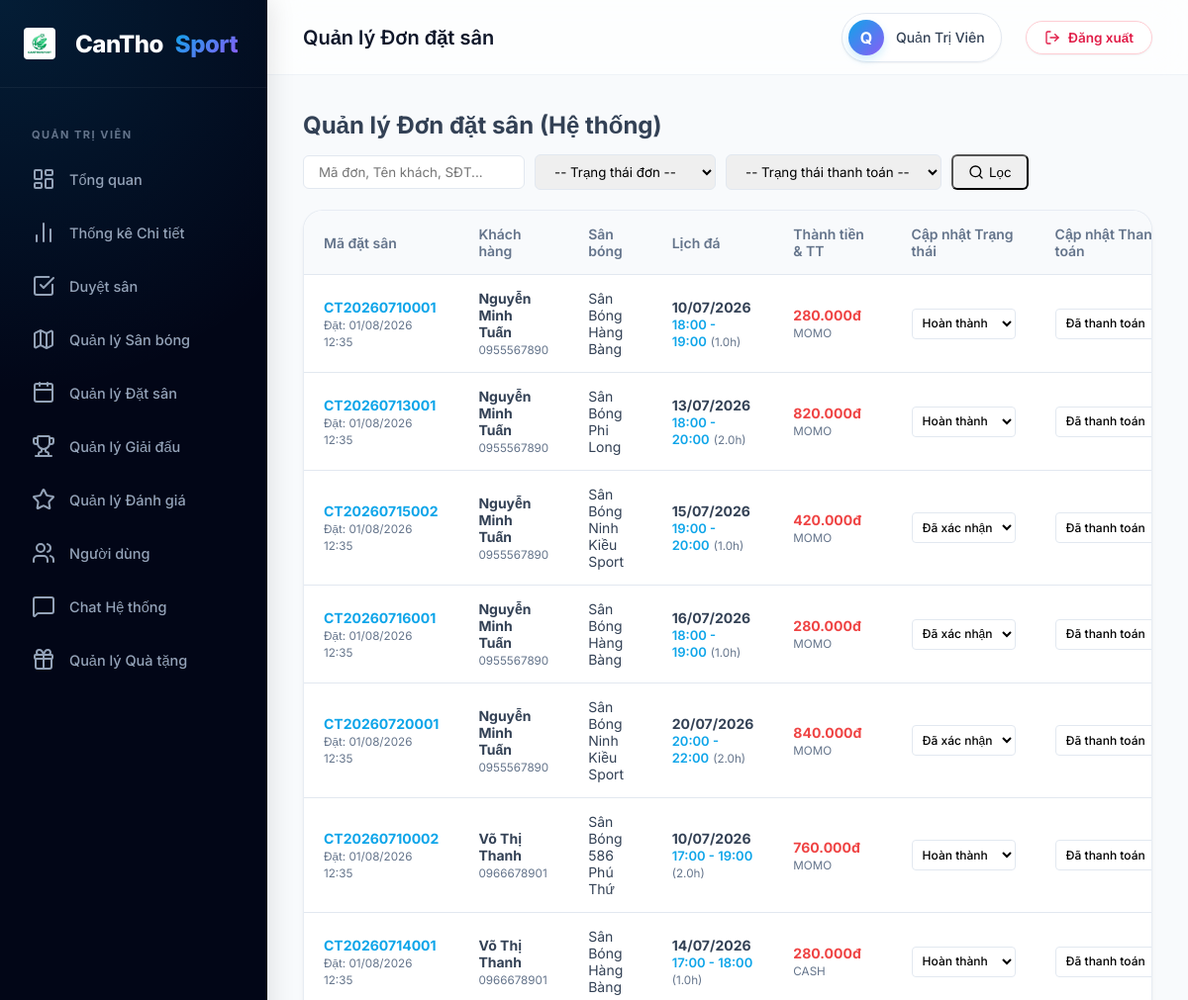
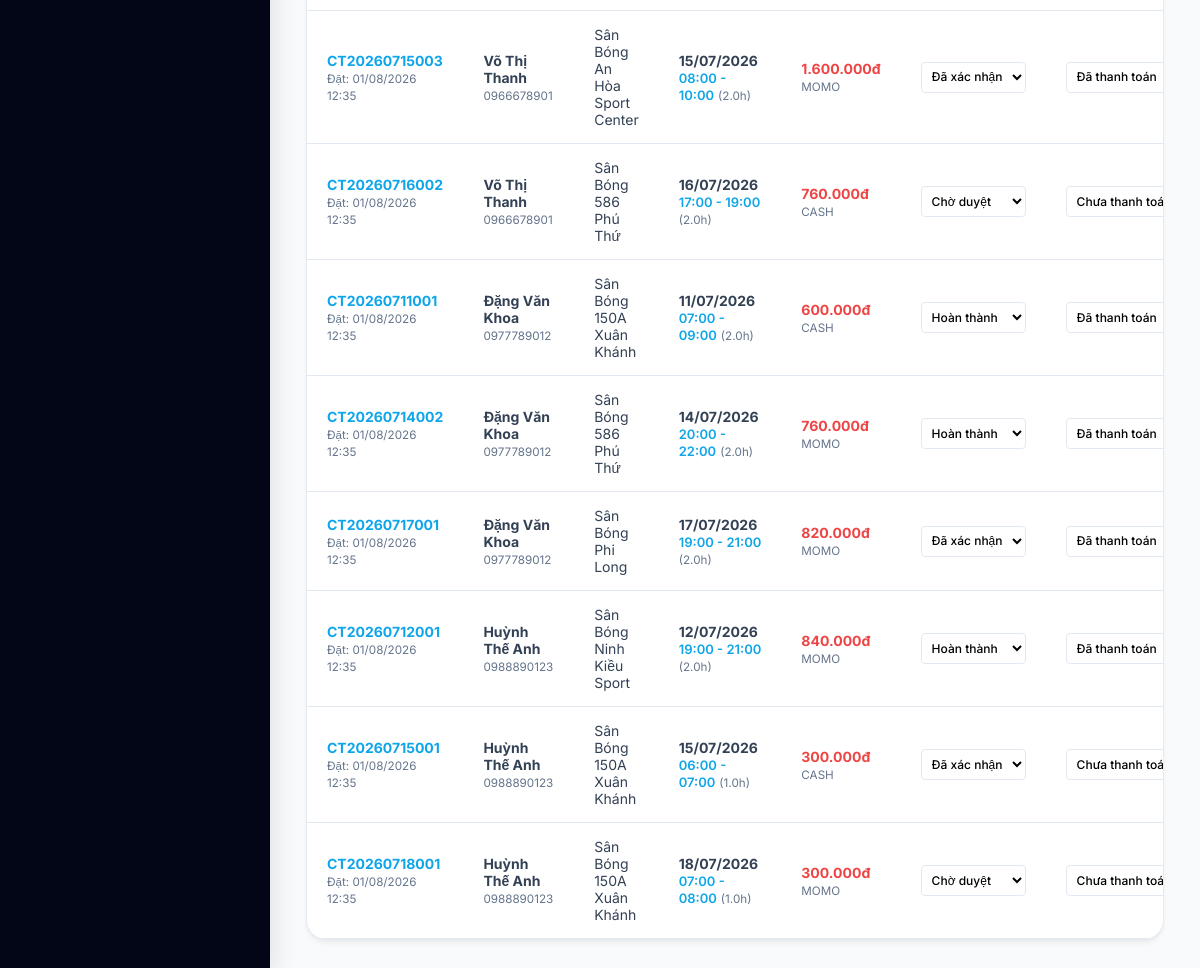
The app's page /admin/bookings.php (signed in) with its own data (2 pictures, top to bottom).
### tables this page shows
CREATE TABLE `bookings` (
  `id`           INT(11)       NOT NULL AUTO_INCREMENT,
  `booking_code` VARCHAR(20)   NOT NULL  COMMENT 'Mã đặt sân VD: CT20260715001',
  `field_id`     INT(11)       NOT NULL,
  `user_id`      INT(11)       NOT NULL,
  `booking_date` DATE          NOT NULL,
  `start_time`   TIME          NOT NULL,
  `end_time`     TIME          NOT NULL,
  `duration`     DECIMAL(3,1)  NOT NULL DEFAULT 1 COMMENT 'Số giờ',
  `total_price`  DECIMAL(12,0) NOT NULL,
  `status`       ENUM('pending','confirmed','cancelled','completed','no_show') NOT NULL DEFAULT 'pending',
  `payment_method` ENUM('cash','momo','bank','vnpay') NOT NULL DEFAULT 'cash',
  `payment_status` ENUM('unpaid','paid','refunded') NOT NULL DEFAULT 'unpaid',
  `points_used`     INT(11)      NOT NULL DEFAULT 0  COMMENT 'Số điểm tích lũy đã dùng',
  `discount_amount` DECIMAL(12,0) NOT NULL DEFAULT 0 COMMENT 'Số tiền được giảm từ điểm tích lũy',
  `points_earned`   INT(11)      NOT NULL DEFAULT 0  COMMENT 'Số điểm tích lũy nhận được',
  `note`         TEXT          DEFAULT NULL,
  `qr_code`      VARCHAR(255)  DEFAULT NULL  COMMENT 'Mã QR check-in',
  `cancelled_at` DATETIME      DEFAULT NULL,
  `cancel_reason` VARCHAR(255) DEFAULT NULL,
  `created_at`   TIMESTAMP     NOT NULL DEFAULT CURRENT_TIMESTAMP,
  `updated_at`   TIMESTAMP     NOT NULL DEFAULT CURRENT_TIMESTAMP ON UPDATE CURRENT_TIMESTAMP,
  PRIMARY KEY (`id`),
  UNIQUE KEY `uq_booking_code` (`booking_code`),
  KEY `idx_field_date` (`field_id`, `booking_date`),
  KEY `idx_user`       (`user_id`),
  KEY `idx_status`     (`status`),
  CONSTRAINT `fk_booking_field` FOREIGN KEY (`field_id`) REFERENCES `fields` (`id`),
  CONSTRAINT `fk_booking_user`  FOREIGN KEY (`user_id`)  REFERENCES `users`  (`id`)
);

CREATE TABLE `users` (
  `id`            INT(11)      NOT NULL AUTO_INCREMENT,
  `full_name`     VARCHAR(100) NOT NULL,
  `email`         VARCHAR(100) NOT NULL,
  `google_id`     VARCHAR(255) DEFAULT NULL,
  `facebook_id`   VARCHAR(255) DEFAULT NULL,
  `phone`         VARCHAR(15)  NOT NULL,
  `password_hash` VARCHAR(255) DEFAULT NULL,
  `role`          ENUM('customer','owner','admin') NOT NULL DEFAULT 'customer',
  `avatar`        VARCHAR(255) DEFAULT 'default-avatar.png',
  `address`       VARCHAR(255) DEFAULT NULL,
  `lat`           DECIMAL(10,8) DEFAULT NULL  COMMENT 'Vĩ độ địa chỉ nhà',
  `lng`           DECIMAL(11,8) DEFAULT NULL  COMMENT 'Kinh độ địa chỉ nhà',
  `is_active`     TINYINT(1)   NOT NULL DEFAULT 1,
  `email_verified` TINYINT(1)  NOT NULL DEFAULT 0,
  `points`         INT(11)      NOT NULL DEFAULT 0 COMMENT 'Điểm tích lũy tích được',
  `last_online`   DATETIME     DEFAULT NULL,
  `created_at`    TIMESTAMP    NOT NULL DEFAULT CURRENT_TIMESTAMP,
  `updated_at`    TIMESTAMP    NOT NULL DEFAULT CURRENT_TIMESTAMP ON UPDATE CURRENT_TIMESTAMP,
  PRIMARY KEY (`id`),
  UNIQUE KEY `uq_email` (`email`),
  UNIQUE KEY `uq_google_id` (`google_id`),
  UNIQUE KEY `uq_phone` (`phone`)
);

CREATE TABLE `fields` (
  `id`              INT(11)      NOT NULL AUTO_INCREMENT,
  `owner_id`        INT(11)      NOT NULL,
  `name`            VARCHAR(150) NOT NULL,
  `slug`            VARCHAR(160) NOT NULL,
  `address`         VARCHAR(255) NOT NULL,
  `district`        VARCHAR(100) NOT NULL  COMMENT 'Quận/Huyện tại Cần Thơ',
  `ward`            VARCHAR(100) DEFAULT NULL COMMENT 'Phường/Xã',
  `lat`             DECIMAL(10,8) NOT NULL  COMMENT 'Vĩ độ GPS',
  `lng`             DECIMAL(11,8) NOT NULL  COMMENT 'Kinh độ GPS',
  `type`            ENUM('5v5','7v7','11v11') NOT NULL DEFAULT '5v5',
  `surface`         ENUM('co_nhan_tao','co_tu_nhien','san_xi_mang') NOT NULL DEFAULT 'co_nhan_tao',
  `price_per_hour`  DECIMAL(10,0) NOT NULL  COMMENT 'Giá thuê/giờ (VNĐ)',
  `price_peak`      DECIMAL(10,0) DEFAULT NULL COMMENT 'Giá giờ cao điểm (17h-21h)',
  `description`     TEXT          DEFAULT NULL,
  `phone`           VARCHAR(15)   DEFAULT NULL,
  `open_time`       TIME          NOT NULL DEFAULT '06:00:00',
  `close_time`      TIME          NOT NULL DEFAULT '22:00:00',
  `has_lighting`    TINYINT(1)    NOT NULL DEFAULT 1  COMMENT 'Có đèn chiếu sáng',
  `has_parking`     TINYINT(1)    NOT NULL DEFAULT 1  COMMENT 'Có bãi đỗ xe',
  `has_shower`      TINYINT(1)    NOT NULL DEFAULT 0  COMMENT 'Có phòng tắm',
  `has_canteen`     TINYINT(1)    NOT NULL DEFAULT 0  COMMENT 'Có căn tin',
  `has_rental`      TINYINT(1)    NOT NULL DEFAULT 0  COMMENT 'Cho thuê dụng cụ',
  `cover_image`     VARCHAR(255)  DEFAULT NULL,
  `status`          ENUM('active','inactive','pending') NOT NULL DEFAULT 'pending',
  `discount_percent` INT(11)     NOT NULL DEFAULT 0  COMMENT 'Mức giảm giá (%)',
  `rating`          DECIMAL(2,1)  NOT NULL DEFAULT 0.0,
  `total_reviews`   INT(11)       NOT NULL DEFAULT 0,
  `total_bookings`  INT(11)       NOT NULL DEFAULT 0,
  `created_at`      TIMESTAMP     NOT NULL DEFAULT CURRENT_TIMESTAMP,
  `updated_at`      TIMESTAMP     NOT NULL DEFAULT CURRENT_TIMESTAMP ON UPDATE CURRENT_TIMESTAMP,
  PRIMARY KEY (`id`),
  UNIQUE KEY `uq_slug` (`slug`),
  KEY `idx_owner`    (`owner_id`),
  KEY `idx_district` (`district`),
  KEY `idx_type`     (`type`),
  KEY `idx_status`   (`status`),
  CONSTRAINT `fk_field_owner` FOREIGN KEY (`owner_id`) REFERENCES `users` (`id`) ON DELETE CASCADE
);

### admin/bookings.php (the view, shortened to what this page needs)
<?php
require_once '../config/db.php';
$search = isset($_GET['search']) ? trim($_GET['search']) : '';
$sql = "
    SELECT b.*, f.name as field_name, u.full_name as customer_name, u.phone as customer_phone
    FROM bookings b
    JOIN fields f ON b.field_id = f.id
    JOIN users u ON b.user_id = u.id
    WHERE 1=1
";
$params = [];
$sql .= " ORDER BY b.created_at DESC";
$stmt = $pdo->prepare($sql);
$stmt->execute($params);
$bookings = $stmt->fetchAll();
include '../includes/dashboard_header.php';
?>
<div>
    <div style="display: flex; justify-content: space-between; align-items: center; margin-bottom: 20px; flex-wrap: wrap; gap: 15px;">
        <h2 style="margin: 0;">Quản lý Đơn đặt sân (Hệ thống)</h2>
        <form method="GET" style="display: flex; gap: 10px; flex-wrap: wrap; align-items: center;">
            <input type="text" name="search" placeholder="Mã đơn, Tên khách, SĐT..." value="<?php echo htmlspecialchars($search); ?>" style="padding: 8px 15px; border-radius: 6px; border: 1px solid var(--border); outline: none; min-width: 220px;">
            <select name="status" onchange="this.form.submit()" style="padding: 8px 15px; border-radius: 6px; border: 1px solid var(--border); outline: none;">
                <option value="">-- Trạng thái đơn --</option>
            </select>
            <select name="payment_status" onchange="this.form.submit()" style="padding: 8px 15px; border-radius: 6px; border: 1px solid var(--border); outline: none;">
                <option value="">-- Trạng thái thanh toán --</option>
            </select>
            <button type="submit" class="btn btn-primary" style="padding: 8px 15px; border-radius: 6px; display: flex; align-items: center; gap: 5px;">
                <i data-lucide="search" style="width: 16px; height: 16px;"></i> Lọc
            </button>
        </form>
    </div>
    <div class="card">
        <div class="card-body" style="padding: 0; overflow-x: auto;">
            <table style="width: 100%; border-collapse: collapse; text-align: left; font-size: 14px;">
                <thead>
                    <tr style="background: #f8fafc; border-bottom: 1px solid var(--border);">
                        <th style="padding: 15px 20px; font-weight: 600; color: var(--text-muted);">Mã đặt sân</th>
                        <th style="padding: 15px 20px; font-weight: 600; color: var(--text-muted);">Khách hàng</th>
                        <th style="padding: 15px 20px; font-weight: 600; color: var(--text-muted);">Sân bóng</th>
                        <th style="padding: 15px 20px; font-weight: 600; color: var(--text-muted);">Lịch đá</th>
                        <th style="padding: 15px 20px; font-weight: 600; color: var(--text-muted);">Thành tiền & TT</th>
                        <th style="padding: 15px 20px; font-weight: 600; color: var(--text-muted);">Cập nhật Trạng thái</th>
                        <th style="padding: 15px 20px; font-weight: 600; color: var(--text-muted);">Cập nhật Thanh toán</th>
                    </tr>
                </thead>
                <tbody>
                    <?php if (count($bookings) > 0): ?>
                        <?php foreach ($bookings as $b): ?>
                            <tr style="border-bottom: 1px solid var(--border);">
                                <td style="padding: 15px 20px;">
                                    <strong style="color: var(--primary);"><?php echo htmlspecialchars($b['booking_code']); ?></strong><br>
                                    <small style="color: var(--text-muted);">Đặt: <?php echo date('d/m/Y H:i', strtotime($b['created_at'])); ?></small>
                                </td>
                                <td style="padding: 15px 20px;">
                                    <strong><?php echo htmlspecialchars($b['customer_name']); ?></strong><br>
                                    <small style="color: var(--text-muted);"><?php echo htmlspecialchars($b['customer_phone']); ?></small>
                                </td>
                                <td style="padding: 15px 20px;">
                                    <?php echo htmlspecialchars($b['field_name']); ?>
                                </td>
                                <td style="padding: 15px 20px;">
                                    <strong><?php echo date('d/m/Y', strtotime($b['booking_date'])); ?></strong><br>
                                    <span style="font-size: 13px; color: var(--primary); font-weight: 600;"><?php echo date('H:i', strtotime($b['start_time'])) . ' - ' . date('H:i', strtotime($b['end_time'])); ?></span>
                                    <small style="color: var(--text-muted);">(<?php echo $b['duration']; ?>h)</small>
                                </td>
                                <td style="padding: 15px 20px;">
                                    <strong style="color: #ef4444;"><?php echo number_format($b['total_price'], 0, ',', '.'); ?>đ</strong><br>
                                    <small style="text-transform: uppercase; color: var(--text-muted);"><?php echo $b['payment_method']; ?></small>
                                </td>
                                <td style="padding: 15px 20px;">
                                    <form method="POST" style="display: flex; gap: 5px; align-items: center;">
                                        <select name="status" onchange="if(checkCancelStatus(this)) this.form.submit(); else this.value='<?php echo $b['status']; ?>';" style="padding: 6px; border-radius: 4px; border: 1px solid var(--border); font-size: 12px; outline: none; background: #fff; font-weight: 500;">
                                            <option value="pending" <?php if($b['status'] === 'pending') echo 'selected'; ?>>Chờ duyệt</option>
                                            <option value="confirmed" <?php if($b['status'] === 'confirmed') echo 'selected'; ?>>Đã xác nhận</option>
                                            <option value="completed" <?php if($b['status'] === 'completed') echo 'selected'; ?>>Hoàn thành</option>
                                        </select>
                                    </form>
                                </td>
                                <td style="padding: 15px 20px;">
                                    <form method="POST" style="display: flex; gap: 5px; align-items: center;">
                                        <select name="payment_status" onchange="this.form.submit()" style="padding: 6px; border-radius: 4px; border: 1px solid var(--border); font-size: 12px; outline: none; background: #fff; font-weight: 500;">
                                            <option value="unpaid" <?php if($b['payment_status'] === 'unpaid') echo 'selected'; ?>>Chưa thanh toán</option>
                                            <option value="paid" <?php if($b['payment_status'] === 'paid') echo 'selected'; ?>>Đã thanh toán</option>
                                        </select>
                                    </form>
                                </td>
                            </tr>
                        <?php endforeach; ?>
                    <?php endif; ?>
                </tbody>
            </table>
        </div>
    </div>
</div>
<?php include '../includes/dashboard_footer.php'; ?>

### includes/dashboard_header.php (style rules this page uses)
:root { --primary: #0ea5e9; --primary-dark: #0284c7; --primary-light: rgba(14, 165, 233, 0.1); --accent: #8b5cf6; --success: #10b981; --warning: #f59e0b; --danger: #ef4444; --dark: #0f172a; --sidebar-bg: #020617; --light: #f8fafc; --border: #e2e8f0; --text: #334155; --text-muted: #64748b; --shadow-sm: 0 1px 2px 0 rgb(0 0 0 / 0.05); --shadow: 0 4px 6px -1px rgb(0 0 0 / 0.05), 0 2px 4px -2px rgb(0 0 0 / 0.05); --shadow-md: 0 10px 15px -3px rgb(0 0 0 / 0.05), 0 4px 6px -4px rgb(0 0 0 / 0.05); --shadow-float: 0 20px 25px -5px rgb(0 0 0 / 0.1), 0 8px 10px -6px rgb(0 0 0 / 0.1); --transition-smooth: all 0.4s cubic-bezier(0.4, 0, 0.2, 1); --transition-fast: all 0.2s cubic-bezier(0.4, 0, 0.2, 1); }
* { margin: 0; padding: 0; box-sizing: border-box; font-family: 'Inter', sans-serif; scroll-behavior: smooth; }
body { background-color: var(--light); color: var(--text); display: flex; min-height: 100vh; -webkit-font-smoothing: antialiased; }
.card, .dash-card { background: white; border-radius: 20px; box-shadow: var(--shadow); border: 1px solid rgba(226,232,240,0.8); transition: var(--transition-smooth); overflow: hidden; }
.card-body, .dash-card-body { padding: 24px; }

### records on screen
bookings: booking_code "CT20260710001", created_at "01/08/2026 12:35", user.full_name "Nguyễn Minh Tuấn", user.phone "0955567890", field.name "Sân Bóng Hàng Bàng", booking_date "10/07/2026", start_time "18:00", end_time "19:00", duration "1.0", total_price "280.000", payment_method "MOMO", status "Hoàn thành", payment_status "Đã thanh toán"
bookings: booking_code "CT20260713001", created_at "01/08/2026 12:35", user.full_name "Nguyễn Minh Tuấn", user.phone "0955567890", field.name "Sân Bóng Phi Long", booking_date "13/07/2026", start_time "18:00", end_time "20:00", duration "2.0", total_price "820.000", payment_method "MOMO", status "Hoàn thành", payment_status "Đã thanh toán"
bookings: booking_code "CT20260715002", created_at "01/08/2026 12:35", user.full_name "Nguyễn Minh Tuấn", user.phone "0955567890", field.name "Sân Bóng Ninh Kiều Sport", booking_date "15/07/2026", start_time "19:00", end_time "20:00", duration "1.0", total_price "420.000", payment_method "MOMO", status "Đã xác nhận", payment_status "Đã thanh toán"
bookings: booking_code "CT20260716001", created_at "01/08/2026 12:35", user.full_name "Nguyễn Minh Tuấn", user.phone "0955567890", field.name "Sân Bóng Hàng Bàng", booking_date "16/07/2026", start_time "18:00", end_time "19:00", duration "1.0", total_price "280.000", payment_method "MOMO", status "Đã xác nhận", payment_status "Đã thanh toán"
bookings: booking_code "CT20260720001", created_at "01/08/2026 12:35", user.full_name "Nguyễn Minh Tuấn", user.phone "0955567890", field.name "Sân Bóng Ninh Kiều Sport", booking_date "20/07/2026", start_time "20:00", end_time "22:00", duration "2.0", total_price "840.000", payment_method "MOMO", status "Đã xác nhận", payment_status "Đã thanh toán"
bookings: booking_code "CT20260710002", created_at "01/08/2026 12:35", user.full_name "Võ Thị Thanh", user.phone "0966678901", field.name "Sân Bóng 586 Phú Thứ", booking_date "10/07/2026", start_time "17:00", end_time "19:00", duration "2.0", total_price "760.000", payment_method "MOMO", status "Hoàn thành", payment_status "Đã thanh toán"
bookings: booking_code "CT20260714001", created_at "01/08/2026 12:35", user.full_name "Võ Thị Thanh", user.phone "0966678901", field.name "Sân Bóng Hàng Bàng", booking_date "14/07/2026", start_time "17:00", end_time "18:00", duration "1.0", total_price "280.000", payment_method "CASH", status "Hoàn thành", payment_status "Đã thanh toán"
bookings: booking_code "CT20260715003", created_at "01/08/2026 12:35", user.full_name "Võ Thị Thanh", user.phone "0966678901", field.name "Sân Bóng An Hòa Sport Center", booking_date "15/07/2026", start_time "08:00", end_time "10:00", duration "2.0", total_price "1.600.000", payment_method "MOMO", status "Đã xác nhận", payment_status "Đã thanh toán"
bookings: booking_code "CT20260716002", created_at "01/08/2026 12:35", user.full_name "Võ Thị Thanh", user.phone "0966678901", field.name "Sân Bóng 586 Phú Thứ", booking_date "16/07/2026", start_time "17:00", end_time "19:00", duration "2.0", total_price "760.000", payment_method "CASH", status "Chờ duyệt", payment_status "Chưa thanh toán"
bookings: booking_code "CT20260711001", created_at "01/08/2026 12:35", user.full_name "Đặng Văn Khoa", user.phone "0977789012", field.name "Sân Bóng 150A Xuân Khánh", booking_date "11/07/2026", start_time "07:00", end_time "09:00", duration "2.0", total_price "600.000", payment_method "CASH", status "Hoàn thành", payment_status "Đã thanh toán"
bookings: booking_code "CT20260714002", created_at "01/08/2026 12:35", user.full_name "Đặng Văn Khoa", user.phone "0977789012", field.name "Sân Bóng 586 Phú Thứ", booking_date "14/07/2026", start_time "20:00", end_time "22:00", duration "2.0", total_price "760.000", payment_method "MOMO", status "Hoàn thành", payment_status "Đã thanh toán"
bookings: booking_code "CT20260717001", created_at "01/08/2026 12:35", user.full_name "Đặng Văn Khoa", user.phone "0977789012", field.name "Sân Bóng Phi Long", booking_date "17/07/2026", start_time "19:00", end_time "21:00", duration "2.0", total_price "820.000", payment_method "MOMO", status "Đã xác nhận", payment_status "Đã thanh toán"
bookings: booking_code "CT20260712001", created_at "01/08/2026 12:35", user.full_name "Huỳnh Thế Anh", user.phone "0988890123", field.name "Sân Bóng Ninh Kiều Sport", booking_date "12/07/2026", start_time "19:00", end_time "21:00", duration "2.0", total_price "840.000", payment_method "MOMO", status "Hoàn thành", payment_status "Đã thanh toán"
bookings: booking_code "CT20260715001", created_at "01/08/2026 12:35", user.full_name "Huỳnh Thế Anh", user.phone "0988890123", field.name "Sân Bóng 150A Xuân Khánh", booking_date "15/07/2026", start_time "06:00", end_time "07:00", duration "1.0", total_price "300.000", payment_method "CASH", status "Đã xác nhận", payment_status "Chưa thanh toán"
bookings: booking_code "CT20260718001", created_at "01/08/2026 12:35", user.full_name "Huỳnh Thế Anh", user.phone "0988890123", field.name "Sân Bóng 150A Xuân Khánh", booking_date "18/07/2026", start_time "07:00", end_time "08:00", duration "1.0", total_price "300.000", payment_method "MOMO", status "Chờ duyệt", payment_status "Chưa thanh toán"

### other values on screen
$page_title "Quản lý Đơn đặt sân"
substr($_SESSION['user_full_name'] ?? 'U', 0, 1) "Q"
$_SESSION['user_full_name'] "Quản Trị Viên"
